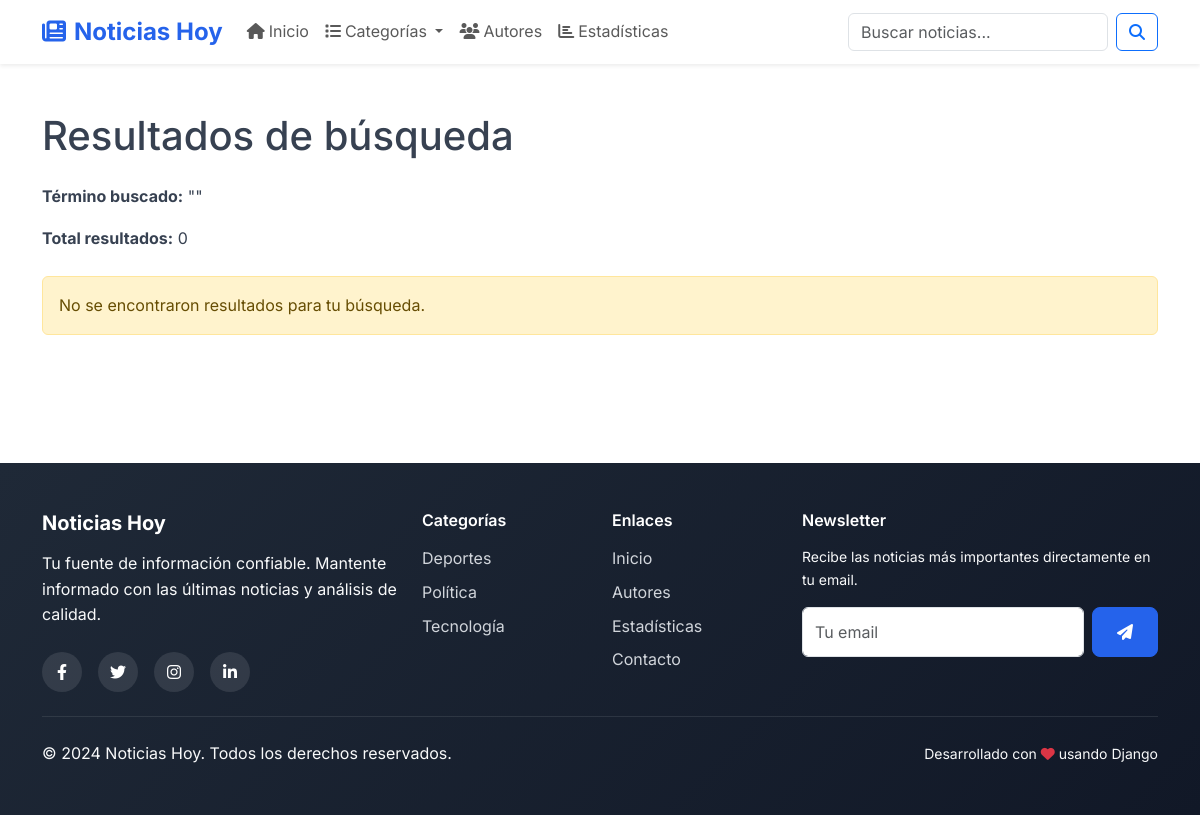
The page /buscar/ on the database its author committed.
### news/models.py (models this page shows, shortened)
class Categoria(models.Model):
    nombre = models.CharField(
        max_length=100,
        unique=True,
        help_text="Nombre de la categoría (ej: Tecnología, Deportes)"
    )
    slug = models.SlugField(
        max_length=100,
        unique=True,
        blank=True,
        help_text="URL amigable generada automáticamente"
    )
    descripcion = models.TextField(
        blank=True,
        help_text="Descripción opcional de la categoría"
    )
    fecha_creacion = models.DateTimeField(auto_now_add=True)
    class Meta:
        verbose_name = "Categoría"
        verbose_name_plural = "Categorías"
        ordering = ['nombre']

### news/views.py (the view, shortened to what this page needs)
# urls.py: path('buscar/', views.BusquedaView.as_view(), name='busqueda'),
class BusquedaView(ListView):
    model = Articulo
    template_name = 'news/busqueda.html'
    context_object_name = 'articulos'
    paginate_by = 10
    def get_queryset(self):
        query = self.request.GET.get('q')
        return Articulo.objects.none()
    def get_context_data(self, **kwargs):
        context = super().get_context_data(**kwargs)
        context['query'] = self.request.GET.get('q', '')
        return context

### news/context_processors.py (called while the page is built)
def global_context(request):
    return {
        'categorias_menu': Categoria.objects.annotate(
            articulos_count=Count('articulos', filter=Q(articulos__publicado=True))
        ).filter(articulos_count__gt=0)[:6],
        'articulos_sidebar': Articulo.objects.filter(
            publicado=True
        ).order_by('-vistas')[:5],
        'site_name': 'Noticias Hoy',
        'site_description': 'Tu fuente de información confiable'
    }

### templates/news/busqueda.html (shortened to what this page needs)
{% extends "base.html" %}
{% block content %}
<div class="container py-5">
    <h1 class="mb-4">Resultados de búsqueda</h1>
    <p><strong>Término buscado:</strong> "{{ request.GET.q }}"</p>
    <p><strong>Total resultados:</strong> {{ resultados|length }}</p>
    {% if resultados %}
        <div class="row">
            {% for articulo in resultados %}
                <div class="col-md-6 col-lg-4 mb-4">
                    <article class="card h-100 card-hover border-0 shadow-sm">
                        {% if articulo.imagen %}
                            <img src="{{ articulo.imagen.url }}" class="card-img-top" alt="{{ articulo.titulo }}" loading="lazy">
                        {% endif %}
                        <div class="card-body d-flex flex-column">
                            <div class="mb-2">
                                <a href="{% url 'categoria_detail' articulo.categoria.slug %}" class="category-badge">
                                    {{ articulo.categoria.nombre }}
                                </a>
                                <div class="article-meta">
                                    <i class="fas fa-calendar"></i> {{ articulo.fecha_publicacion|date:"d M Y" }}
                                </div>
                            </div>
                            <h5 class="card-title">
                                <a href="{% url 'articulo_detail' articulo.pk %}" class="text-decoration-none text-dark">
                                    {{ articulo.titulo }}
                                </a>
                            </h5>
                            <p class="card-text text-muted flex-grow-1">
                                {{ articulo.resumen|default:articulo.contenido|truncatewords:25 }}
                            </p>
                            <div class="d-flex align-items-center mt-auto">
                                {% if articulo.autor.foto %}
                                    <img src="{{ articulo.autor.foto.url }}" class="author-avatar me-2" alt="{{ articulo.autor.nombre }}">
                                {% else %}
                                    <div class="author-avatar me-2 bg-secondary d-flex align-items-center justify-content-center">
                                        <i class="fas fa-user text-white"></i>
                                    </div>
                                {% endif %}
                                <a href="{% url 'autor_detail' articulo.autor.pk %}" class="text-decoration-none text-dark fw-medium small">
                                    {{ articulo.autor.nombre }}
                                </a>
                            </div>
                        </div>
                    </article>
                </div>
            {% endfor %}
        </div>
    {% else %}
        <div class="alert alert-warning mt-4">
            No se encontraron resultados para tu búsqueda.
        </div>
    {% endif %}
</div>
{% endblock %}

### templates/base.html (shortened to what this page needs)
<!DOCTYPE html>
<html lang="es">
<head>
    <link href="https://cdn.jsdelivr.net/npm/bootstrap@5.3.2/dist/css/bootstrap.min.css" rel="stylesheet">
    <link rel="stylesheet" href="https://cdnjs.cloudflare.com/ajax/libs/font-awesome/6.4.0/css/all.min.css">
</head>
<body>
    <nav class="navbar navbar-expand-lg navbar-light bg-white shadow-sm sticky-top">
        <div class="container">
            <a class="navbar-brand" href="{% url 'home' %}">
                <i class="fas fa-newspaper me-2"></i>{{ site_name }}
            </a>
            <div class="collapse navbar-collapse" id="navbarNav">
                <ul class="navbar-nav me-auto">
                    <li class="nav-item">
                        <a class="nav-link" href="{% url 'home' %}">
                            <i class="fas fa-home me-1"></i>Inicio
                        </a>
                    </li>
                    <li class="nav-item dropdown">
                        <a class="nav-link dropdown-toggle" href="#" id="categoriasDropdown" role="button" data-bs-toggle="dropdown">
                            <i class="fas fa-list me-1"></i>Categorías
                        </a>
                    </li>
                    <li class="nav-item">
                        <a class="nav-link" href="{% url 'autores_list' %}">
                            <i class="fas fa-users me-1"></i>Autores
                        </a>
                    </li>
                    <li class="nav-item">
                        <a class="nav-link" href="{% url 'estadisticas' %}">
                            <i class="fas fa-chart-bar me-1"></i>Estadísticas
                        </a>
                    </li>
                </ul>
                <form class="d-flex" method="GET" action="{% url 'busqueda' %}">
                    <input class="form-control me-2" type="search" name="q" placeholder="Buscar noticias..."
                           value="{{ request.GET.q }}" aria-label="Buscar">
                    <button class="btn btn-outline-primary" type="submit">
                        <i class="fas fa-search"></i>
                    </button>
                </form>
            </div>
        </div>
    </nav>
    <main>
        {% block content %}{% endblock %}
    </main>
    <footer class="py-5">
        <div class="container">
            <div class="row g-4">
                <div class="col-lg-4">
                    <h5 class="fw-bold mb-3">{{ site_name }}</h5>
                    <p class="text-light mb-4">{{ site_description }}. Mantente informado con las últimas noticias y análisis de calidad.</p>
                    <div class="d-flex gap-3">
                        <a href="#" class="social-icon">
                            <i class="fab fa-facebook-f"></i>
                        </a>
                        <a href="#" class="social-icon">
                            <i class="fab fa-twitter"></i>
                        </a>
                        <a href="#" class="social-icon">
                            <i class="fab fa-instagram"></i>
                        </a>
                        <a href="#" class="social-icon">
                            <i class="fab fa-linkedin-in"></i>
                        </a>
                    </div>
                </div>
                <div class="col-lg-2 col-md-6">
                    <h6 class="fw-semibold mb-3">Categorías</h6>
                    <ul class="list-unstyled">
                        {% for categoria in categorias_menu %}
                            <li class="mb-2">
                                <a href="{% url 'categoria_detail' categoria.slug %}" class="footer-link">
                                    {{ categoria.nombre }}
                                </a>
                            </li>
                        {% endfor %}
                    </ul>
                </div>
                <div class="col-lg-2 col-md-6">
                    <h6 class="fw-semibold mb-3">Enlaces</h6>
                    <ul class="list-unstyled">
                        <li class="mb-2"><a href="{% url 'home' %}" class="footer-link">Inicio</a></li>
                        <li class="mb-2"><a href="{% url 'autores_list' %}" class="footer-link">Autores</a></li>
                        <li class="mb-2"><a href="{% url 'estadisticas' %}" class="footer-link">Estadísticas</a></li>
                        <li class="mb-2"><a href="#" class="footer-link">Contacto</a></li>
                    </ul>
                </div>
                <div class="col-lg-4">
                    <h6 class="fw-semibold mb-3">Newsletter</h6>
                    <p class="text-light small mb-3">Recibe las noticias más importantes directamente en tu email.</p>
                    <form class="d-flex">
                        <input type="email" class="form-control me-2" placeholder="Tu email" required>
                        <button type="submit" class="btn btn-primary">
                            <i class="fas fa-paper-plane"></i>
                        </button>
                    </form>
                </div>
            </div>
            <hr class="my-4 border-secondary">
            <div class="row align-items-center">
                <div class="col-md-6">
                    <p class="mb-0 text-light">&copy; 2024 {{ site_name }}. Todos los derechos reservados.</p>
                </div>
                <div class="col-md-6 text-md-end">
                    <p class="mb-0 text-light small">
                        Desarrollado con <i class="fas fa-heart text-danger"></i> usando Django
                    </p>
                </div>
            </div>
        </div>
    </footer>
</body>
</html>

### templates/base.html (style rules this page uses)
:root { --primary-color: #2563eb; --secondary-color: #1e40af; --accent-color: #3b82f6; --success-color: #10b981; --warning-color: #f59e0b; --danger-color: #ef4444; --dark-color: #1f2937; --light-color: #f8fafc; --border-color: #e5e7eb; }
body { font-family: 'Inter', sans-serif; line-height: 1.6; color: #374151; }
.navbar-brand { font-weight: 700; color: var(--primary-color) !important; font-size: 1.5rem; }
footer { background: linear-gradient(135deg, var(--dark-color), #111827); color: white; margin-top: 4rem; }
.footer-link { color: #d1d5db; text-decoration: none; transition: color 0.3s ease; }
.social-icon { display: inline-flex; align-items: center; justify-content: center; width: 2.5rem; height: 2.5rem; background: rgba(255,255,255,0.1); border-radius: 50%; color: white; text-decoration: none; transition: all 0.3s ease; }
.btn-primary { background-color: var(--primary-color); border-color: var(--primary-color); font-weight: 500; padding: 0.75rem 1.5rem; border-radius: 0.5rem; transition: all 0.3s ease; }

### rows shown on the page
Categoria: nombre "Deportes"
Categoria: nombre "Política"
Categoria: nombre "Tecnología"

### other values the page prints
{{ site_name }} "Noticias Hoy"
{{ resultados|length }} "0"
{{ site_description }} "Tu fuente de información confiable"
